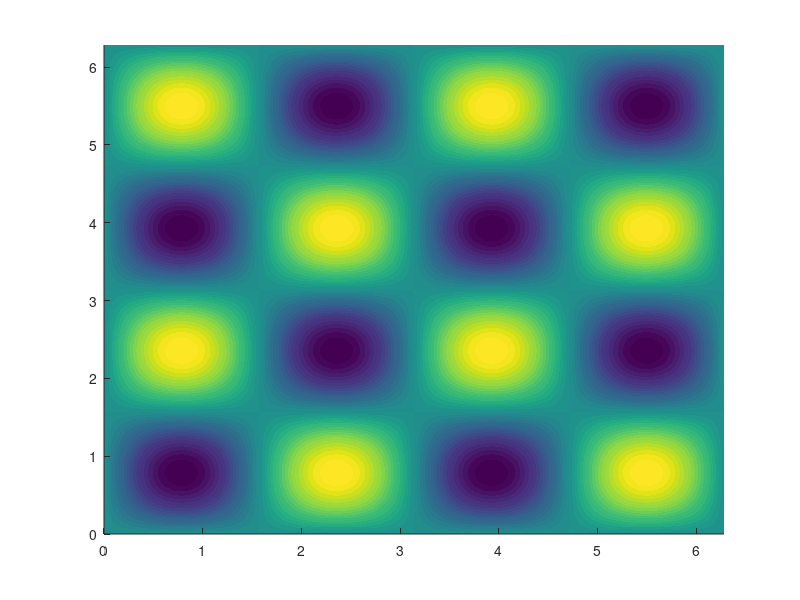

Here is the MATLAB script that generated this plot: (Note: this script raises an error after producing the figure.)
clear; close all; clc;

% Domain
N = 500;
x = linspace(0, 2*pi, N);
y = linspace(0, 2*pi, N);
[X, Y] = meshgrid(x, y);

m = 2;
n = 2;

% Stream function of the (m,n) Taylor--Green vortex
psi = -sin(m*X).*sin(n*Y);

% Velocity field u_E = grad^\perp psi_E = (-psi_y, psi_x)
U = n*sin(m*X).*cos(n*Y);
V = -m*cos(m*X).*sin(n*Y);

% Speed
speed = sqrt(U.^2 + V.^2);

figure('Color','w');
hold on;

% Background: stream function level sets
contourf(X, Y, psi, 35, 'LineColor', 'none');
colormap(parula);
cb = colorbar;
cb.Label.String = '$\psi_E \; (x,y)$';
cb.Label.Interpreter = 'latex';
cb.Label.FontSize = 14;
cb.TickLabelInterpreter = 'latex';

% Streamlines
contour(X, Y, psi, 18, 'k', 'LineWidth', 0.55);

% Vector field, downsampled
step = 0; % set to 0 to remove arrows, other values might be: 100, 50
if step > 0
    quiver(X(1:step:end,1:step:end), ...
           Y(1:step:end,1:step:end), ...
           U(1:step:end,1:step:end), ...
           V(1:step:end,1:step:end), ...
           1.2, 'k', 'LineWidth', 1.0);
end

% Hyperbolic stagnation points:
% sin(mx)=0 and sin(ny)=0
ix = 0:(2*m);
iy = 0:(2*n);
[IX, IY] = meshgrid(ix, iy);

stagX = IX*pi/m;
stagY = IY*pi/n;

plot(stagX(:), stagY(:), 'ro', 'MarkerFaceColor', 'r', 'MarkerSize', 5);

% Formatting
axis equal tight;
xlim([0 2*pi]);
ylim([0 2*pi]);

xticks([0 pi 2*pi]);
xticklabels({'0','\pi','2\pi'});
yticks([0 pi 2*pi]);
yticklabels({'0','\pi','2\pi'});

xlabel('$x$', 'Interpreter', 'latex', 'FontSize', 14);
ylabel('$y$', 'Interpreter', 'latex', 'FontSize', 14);
title('Taylor--Green cellular flow $u_E=\nabla^\perp \; \psi_E$', ...
      'Interpreter', 'latex', 'FontSize', 15);

set(gca, 'FontSize', 12, 'LineWidth', 1);
box on;
